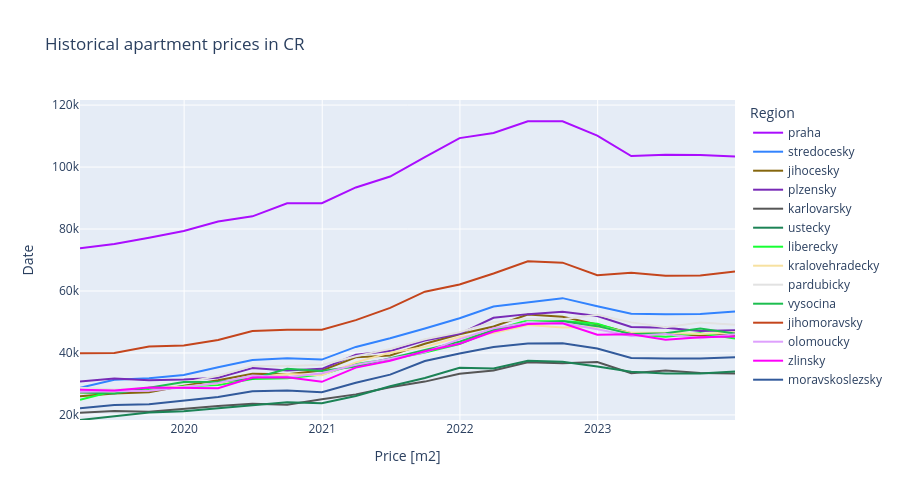

Notebook code for this chart:
### Code cell
fig = px.line(
    df_train,
    x="date",
    y="price",
    color="region",
    title="Historical apartment prices in CR",
    color_discrete_sequence=px.colors.qualitative.Alphabet
)

fig.update_yaxes(range=[df["price"].min(), df["price"].max()])

fig.update_layout(
    autosize=True,
    height=500,
    xaxis_title="Price [m2]",
    yaxis_title="Date",
    legend_title="Region"
)

fig.show()
